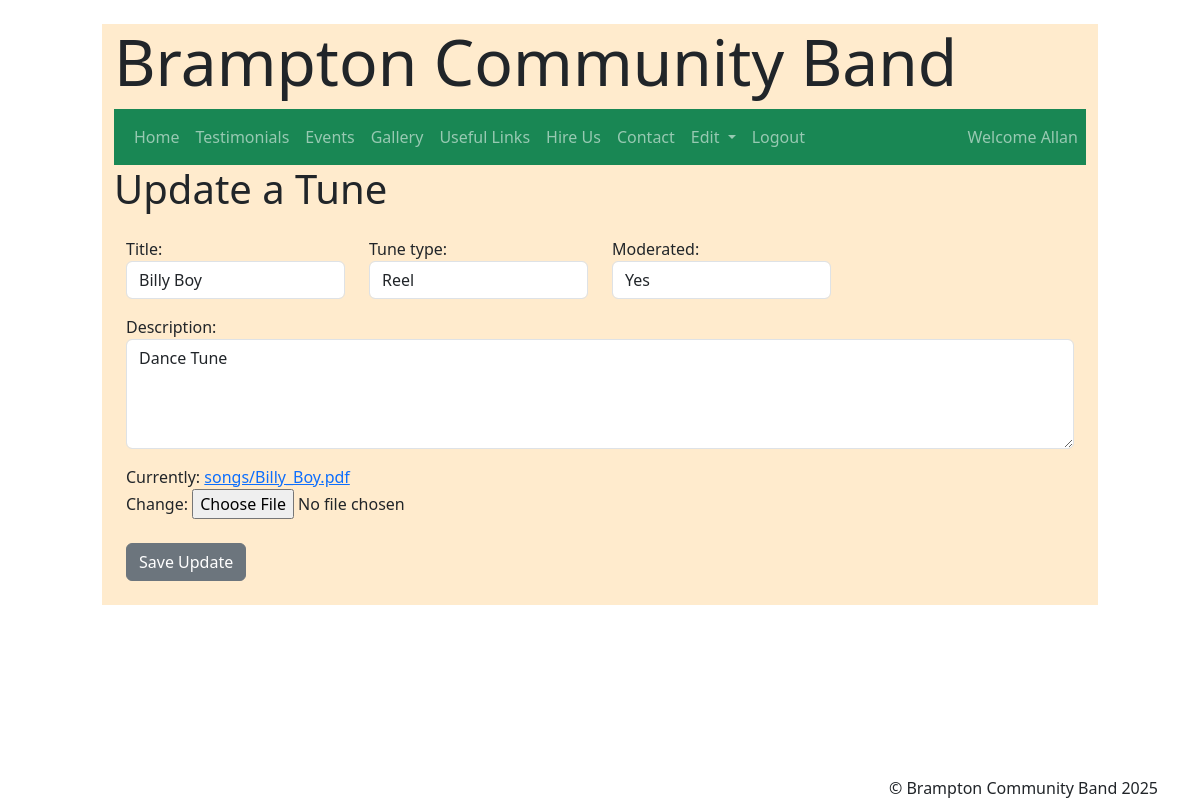
/edit_music/29/change/ (signed in), run on the app's committed database.
### pages/models.py (models this page shows, shortened)
class CustomUser(AbstractUser):
    moderator = models.BooleanField(max_length=5, null=True, blank=True, default=False)

class Songs(models.Model):
    TUNETYPE = (
        ('N/A', 'N/A'),
        ('Jig', 'Jig'),
        ('Reel', 'Reel'),
        ('Polka', 'Polka'),
        ('Listening Tune', 'Listening_Tune')
    )
    SET = (
        ('0', 'No'),
        ('1', 'Yes')
    )
    MOD = (
        ('No', 'No'),
        ('Yes', 'Yes')
    )
    title = models.CharField(max_length=50, null=True, blank=True, unique=True)
    description = models.TextField(blank=True)
    tune_type = models.CharField(max_length=25, choices=TUNETYPE)
    is_set = models.CharField(max_length=5, choices=SET, default=False, blank=True, null=True)
    file = models.FileField(upload_to="songs/")
    moderated = models.CharField(max_length=5, choices=MOD, default=False, blank=True, null=True)
    class Meta:
        ordering = ['id']

### pages/views.py (the view)
# urls.py: path('edit_music/<int:id>/change/', views.edit_music, name='edit_music'),
def edit_music(request, id):
    if request.user.is_authenticated:
        tune = Songs.objects.get(id=id)
        if request.method == 'POST':
            form = SongsForm(request.POST, instance=tune)
            if form.is_valid():
                form.save()
                return redirect('musicMod') # prepopulate the form with an existing band
        else:
            form = SongsForm(instance=tune)
        return render(request, 'edit_music.html',{'form': form})
    else:
        messages.success(request, "Please log to access this page")
        return render(request, 'login.html')

### pages/forms.py
class SongsForm(ModelForm):
    class Meta:
        model = Songs
        fields = ('title', 'description', 'tune_type', 'is_set', 'moderated', 'file')
        widgets = {
            'title': forms.TextInput(attrs={'class':'form-control', 'placeholder':'Title'}),
            'description': forms.Textarea(attrs={'class':'form-control', 'rows':'4', 'placeholder':'Description'}),
            'tune_type': forms.Select(attrs={'class':'form-control'}),
            'is_set': forms.Select(attrs={'class':'form-control'}),
            'moderated': forms.Select(attrs={'class':'form-control'}),
        }

### pages/templates/edit_music.html (shortened to what this page needs)
{% extends "base.html" %}
{% load crispy_forms_tags %}
{% block content %}
{% block page_title %}
<h2 class="display-6">Update a Tune</h2>
{% endblock page_title%}
<div class="container mt-2">
    <div class=""form-group>
        <form method='POST' action='' enctype="multipart/form-data">
            <div class="row ">
                <div class="col-3 mt-3 ">
                    {{form.title.label_tag}}
                    {{form.title}}
                </div>
                <div class="col-3 mt-3 ">
                    {{form.tune_type.label_tag}}
                    {{form.tune_type}}
                </div>
                <div class="col-3 mt-3 ">
                    {{form.moderated.label_tag}}
                    {{form.moderated}}
                </div>
            </div>
            <div class="row" >
                <div class="col-12 mt-3 ">
                    {{form.description.label_tag}}
                    {{form.description}}
                </div>
            </div>
            <div class="row">
                <div class="col-12 mt-3 ">
                    {{form.file}}
                </div>
            </div>
            <br>
            <button type="submit" class="btn btn-secondary">Save Update</button>
            <br>
        </form>
    </div>
</div>
<br>
{% endblock content %}

### pages/templates/navbar.html (shortened to what this page needs)
      <nav class="navbar navbar-expand-lg navbar-dark bg-success">
        <div class="container">
          <div class="collapse navbar-collapse" id="navbarNavDarkDropdown">
            <ul class="navbar-nav">
                <li class="nav-item">
                <a class="nav-link" href="{% url 'index' %}">Home</a>
                </li>
                <li class="nav-item">
                <a class="nav-link" href="{% url 'testimonials' %}">Testimonials</a>
                </li>
                <li class="nav-item">
                <a class="nav-link" href="{% url 'news' %}">Events</a>
                </li>
                <li class="nav-item">
                <a class="nav-link" href="{% url 'gallery' %}">Gallery</a>
                </li>
                <li class="nav-item">
                    <a class="nav-link" href="{% url 'links' %}">Useful Links</a>
                </li>
                <li class="nav-item">
                <a class="nav-link" href="#">Hire Us</a>
                </li>
                <li class="nav-item">
                  <a class="nav-link" href="{% url 'contact' %}">Contact</a>
              </li>
                  {% if user.is_authenticated %}
                  <li class="nav-item dropdown">
                    <a class="nav-link dropdown-toggle" href="#" id="navbarDarkDropdownMenuLink" role="button" data-bs-toggle="dropdown" aria-expanded="false">
                      Edit
                    </a>
                  </li>
              <li class="nav-item">
                  <a class="nav-link" href="{% url 'logoutBCB' %}">Logout</a>
              </li>
              <li class="nav-item right">
                <a class="nav-link" href="#">Welcome {{user.first_name}}</a>
              </li>
              {% else %}
              <li class="nav-item">
                  <a class="nav-link" href="{% url 'loginBCB' %}">Login</a>
              </li>
               {% endif %}
            </ul>
          </div>
        </div>
      </nav>

### pages/static/style.css (style rules this page uses)
body { background-image: url('Instruments.png'); opacity:1; background-blend-mode: normal; background-size: cover; min-height: 100vh; }
.container-fluid { max-width: 85%; min-height: 95%; }
.right { position: absolute; right: 0; text-align: right; }

### data on the page
CustomUser: first_name "Allan"
Songs: title "Billy Boy", tune_type "Reel", moderated "Yes", description "Dance Tune"
